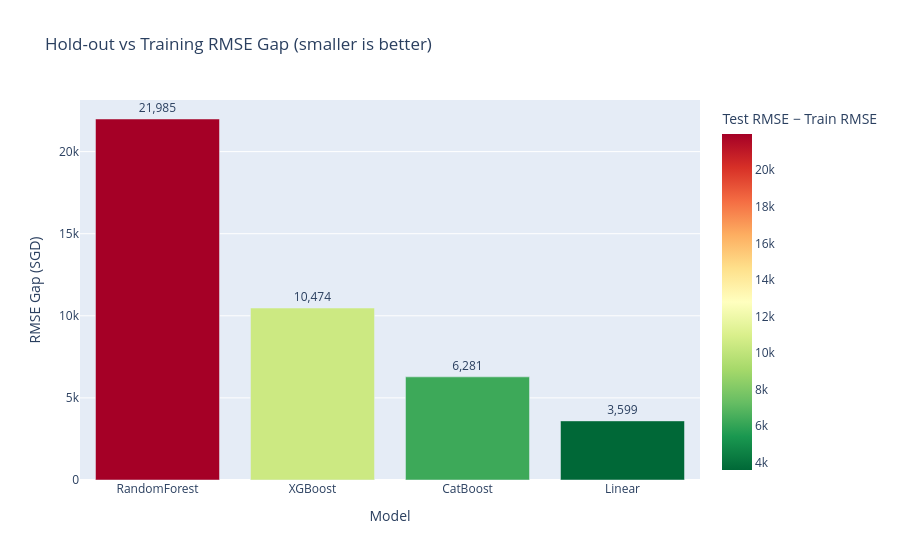

The notebook cell saved with this chart:
### Code cell
# Visualise the generalisation gap using Plotly
fig_gap = px.bar(
    overfit_df,
    x='model',
    y='rmse_gap',
    color='rmse_gap',
    color_continuous_scale='RdYlGn_r',
    text=overfit_df['rmse_gap'].map(lambda v: f"{v:,.0f}"),
    title='Hold-out vs Training RMSE Gap (smaller is better)',
    labels={'model': 'Model', 'rmse_gap': 'Test RMSE − Train RMSE'}
)
fig_gap.update_traces(textposition='outside')
fig_gap.update_layout(yaxis=dict(title='RMSE Gap (SGD)'), xaxis={'title': 'Model'}, uniformtext_minsize=8, uniformtext_mode='hide')
fig_gap

### Figure 1 — Plotly figure (JSON) as saved in the notebook; plotly's stock layout.template omitted (floating-point values rounded to 4 significant figures)
{"data": [{"hovertemplate": "Model=%{x}<br>Test RMSE − Train RMSE=%{marker.color}<br>text=%{text}<extra></extra>", "legendgroup": "", "marker": {"color": [21990.0, 10470.0, 6281.0, 3599.0], "coloraxis": "coloraxis", "pattern": {"shape": ""}}, "name": "", "orientation": "v", "showlegend": false, "text": ["21,985", "10,474", "6,281", "3,599"], "textposition": "outside", "type": "bar", "x": ["RandomForest", "XGBoost", "CatBoost", "Linear"], "xaxis": "x", "y": [21990.0, 10470.0, 6281.0, 3599.0], "yaxis": "y"}], "layout": {"barmode": "relative", "coloraxis": {"colorbar": {"title": {"text": "Test RMSE − Train RMSE"}}, "colorscale": [[0, "rgb(0,104,55)"], [0.1, "rgb(26,152,80)"], [0.2, "rgb(102,189,99)"], [0.3, "rgb(166,217,106)"], [0.4, "rgb(217,239,139)"], [0.5, "rgb(255,255,191)"], [0.6, "rgb(254,224,139)"], [0.7, "rgb(253,174,97)"], [0.8, "rgb(244,109,67)"], [0.9, "rgb(215,48,39)"], [1, "rgb(165,0,38)"]]}, "legend": {"tracegroupgap": 0}, "title": {"text": "Hold-out vs Training RMSE Gap (smaller is better)"}, "uniformtext": {"minsize": 8, "mode": "hide"}, "xaxis": {"anchor": "y", "domain": [0, 1], "title": {"text": "Model"}}, "yaxis": {"anchor": "x", "domain": [0, 1], "title": {"text": "RMSE Gap (SGD)"}}}}
